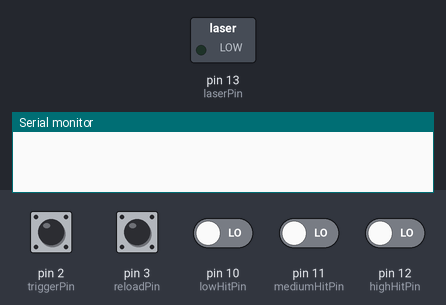
This sketch was run on a simulated Arduino Mega 2560, built with avr-gcc and run on an emulated ATmega2560. Shown: switched loads named in the sketch (green lamp = pin HIGH), the last lines printed to the serial monitor. Dashed ring = blinking. The test bench sets the inputs (shaded band); at power-on: pin 2 (triggerPin), pin 3 (reloadPin) HIGH, pin 10 (lowHitPin), pin 11 (mediumHitPin), pin 12 (highHitPin) LOW.

Above: at 1.2 s.
1.3 s: pin 2 (triggerPin) pulled LOW for 1 s
At 1.55 s:
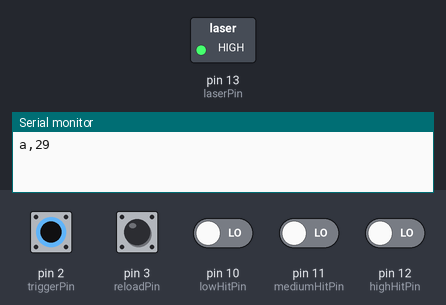
4.3 s: pin 3 (reloadPin) pulled LOW for 0.15 s
5.9 s: pin 10 (lowHitPin) driven HIGH
Timing chart, 0 to 8.9 s (numbered marks = the images above; inputs shaded):
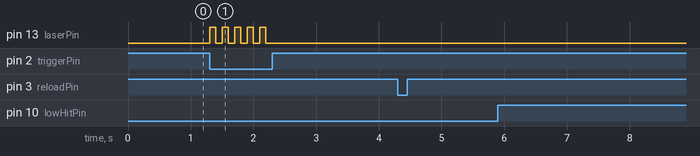

Measured:
- after the input at 1.3 s, pin 13 (laserPin): alternates HIGH for 0.10 s and LOW for 0.10 s, 10 changes in all, then stays LOW, starting at once

The sketch:

CombatClubArduinoSide.ino
```cpp
#include <MemoryFree.h>
#include <ByteBuffer.h>
#include <PinChangeInt.h>

#include "Arduino.h"
#include "BluetoothConnection.h"	// extern bc = BluetoothConnection();
#include "WeaponControl.h"			// extern wc = WeaponControl();
#include "HealthControl.h"			// extern hc = HealthControl();

// Arduino Pins
const int laserPin		= 13;
const int highHitPin	= 12;
const int mediumHitPin	= 11;
const int lowHitPin		= 10;
const int reloadPin		= 3;
const int triggerPin	= 2;

volatile bool isShooting = false;
volatile bool isReloading = false;

void setup()
{
	pinMode(laserPin, OUTPUT);		// init the laser emmiter as output
	pinMode(triggerPin, INPUT);		// init the trigger button as input
	pinMode(reloadPin, INPUT);		// init the reaload button as input
	pinMode(highHitPin, INPUT);		// init the fire mode button as input

	digitalWrite(triggerPin, HIGH);	// set first time high
	digitalWrite(reloadPin, HIGH);	// set first time high


	/* Bluetooth Init */
	bc.setup();
	bc.connect();

	/* Weapon Init */
	wc.setup();

	/* Set Behaivior of trigger interrupts*/
	PCintPort::attachInterrupt(triggerPin, startStopShoot, CHANGE);
	/* Set Behaivior of reload interrupts*/
	PCintPort::attachInterrupt(reloadPin, reloadWeapond, CHANGE);
	/* Set Behaivior of hit interrupts*/
	PCintPort::attachInterrupt(highHitPin, hitHigh, RISING);
	PCintPort::attachInterrupt(mediumHitPin, hitMed, RISING);
	PCintPort::attachInterrupt(lowHitPin, hitLow, RISING);

}

void loop() {
	// reload trigger pressed
	if (isReloading) { wc.reload(); isReloading = false; }
	// shoot trigger pressed
	if (isShooting) wc.shoot();
	// user died
	if (hc.hp == 0) hc.waitForRevive();
}

//////////////////////////////////////
// ISR - Interrupt Service Routines //
//////////////////////////////////////
// weapond section
void startStopShoot() { isShooting = (digitalRead(triggerPin) == LOW); }
void reloadWeapond() { isReloading = (digitalRead(reloadPin) == LOW); }
// health section
void hitHigh() { hc.hit(2); }
void hitMed() { hc.hit(1); }
void hitLow() { hc.hit(0); }
```

BluetoothConnection.cpp
```cpp
#include "Arduino.h"
#include "BluetoothConnection.h"

/* Sets the serial port bits per second, and Sets transmitter and reciever pins*/
void BluetoothConnection::setup(int serialBPS /*= 9600*/, char rxPin /*= 0*/, char txPin /*= 1*/, char ammoChar /*= 'a'*/, char healthChar /*= 'h'*/, char reloadChar /* = 'r'*/)
{
	this->serialBPS = serialBPS;
	this->rxPin = rxPin;
	this->txPin = txPin;
	this->ammoChar = ammoChar;
	this->healthChar = healthChar;
	this->reloadChar = reloadChar;
}

/* Starts the Serial, sets pinMode of transmiter and reciever Pins */
void BluetoothConnection::connect()
{
	Serial.begin(serialBPS);
	pinMode(rxPin, INPUT);  // Setup the Arduino to receive INPUT from the bluetooth shield
	pinMode(txPin, OUTPUT); // Setup the Arduino to send data (OUTPUT) to the bluetooth shield
}

void BluetoothConnection::sendAmmo(char shotsFired)
{
	Serial.print(ammoChar);
	Serial.print(",");
	Serial.println(shotsFired, 10);
}

void BluetoothConnection::sendReloadDelay(int reloadDelay)
{
	Serial.print(reloadChar);
	Serial.print(",");
	Serial.println(reloadDelay);
}

void BluetoothConnection::sendHP(char healthRemain)
{
	Serial.print(healthChar);
	Serial.print(",");
	Serial.println(healthRemain,10);
}

BluetoothConnection bc = BluetoothConnection();
```

BluetoothConnection.h
```cpp
#ifndef __BLUETOOTHCONNECTION_H
#define __BLUETOOTHCONNECTION_H

class BluetoothConnection
{
private:
	int serialBPS = 9600;
	char rxPin = 0;
	char txPin = 1;
	char ammoChar = 'a';
	char healthChar = 'h';
	char reloadChar = 'r';

public:
	void setup(int serialBPS = 9600, char rxPin = 0, char txPin = 1, char ammoChar = 'a', char healthChar = 'h', char reloadChar = 'r');
	void connect();
	void sendAmmo(char shotsFired);
	void sendHP(char healthRemain);
	void sendReloadDelay(int reloadDelay);
};

extern BluetoothConnection bc;

#endif //__BLUETOOTHCONNECTION_H
```

HealthControl.cpp
```cpp
#include "Arduino.h"
#include "HealthControl.h"
#include "WeaponControl.h"
#include "BluetoothConnection.h"

void HealthControl::hit(char severity)
{
	if (hp > 0)
	{
		hp = (hp - severityVal[severity] < 0) ? 0 : hp - severityVal[severity];
		bc.sendHP(hp);
		//debugPrint();
		if (hp <= 0) wc.setEnabled(false);
	}
}

void HealthControl::revive(char reviveHp)
{
	hp = reviveHp;
	bc.sendHP(hp);
	wc.setEnabled(true);
}

const void HealthControl::debugPrint() const
{
	// DEBUG: print state
	Serial.print("hp state: ");
	Serial.print(hp, 10); //print decimal value of hp
	Serial.println("%");
	// END DEBUG
}

void HealthControl::waitForRevive()
{
	Serial.println("Waiting for revive");
	// Wait For Revive From Mobile
	while (true)
	{
		if (Serial.available()>0)
		{
			Serial.println("Serial avialable");
			char commandChar = Serial.read();
			Serial.println("Serial Char = "+commandChar);
			if (commandChar == '*') {
				Serial.println("command char ok");
				revive(100);
				Serial.println("after revive");
				break;
			}
		}
	}
}


HealthControl hc = HealthControl();
```

HealthControl.h
```cpp
#ifndef __HEALTHCONTROL_H
#define __HEALTHCONTROL_H

class HealthControl
{
private:
	char severityVal[3] = { 14,25,36 };

public:
	volatile char hp = 100;
	void hit(char severity);
	void revive(char reviveHp);
	void waitForRevive();
private:
	const void debugPrint() const;

};

extern HealthControl hc;

#endif //__HEALTHCONTROL_H
```

WeaponControl.cpp
```cpp
#include "Arduino.h"
#include "WeaponControl.h"
#include "BluetoothConnection.h"

void WeaponControl::setup(char triggerPin /*= 30*/, char reloadPin /*= 3*/,int reloadDelay /*=2000*/, char firePin /*= 13*/, char magCap /*= 30*/, char magSize /*= 30*/, char fireDelay /*= 100*/, bool isEnabled /*=true*/)
{
	this->triggerPin = triggerPin;
	this->reloadPin = reloadPin;
	this->reloadDelay = reloadDelay;
	this->firePin = firePin;
	this->magCap = magCap;
	this->magSize = magSize;
	this->fireDelay = fireDelay;
	this->isEnabled = isEnabled;
}

void WeaponControl::shoot()
{
	if (!isEnabled) return;
	// if there are bullets in the magazine
	if (magSize > 0)
	{
		// set lazer to high
		digitalWrite(firePin, HIGH);
		// make the lazer be on high for fireDelay time
		delay(fireDelay);
		// one bullet down
		magSize--;
		// send ammo with bluetooth
		bc.sendAmmo(magSize);
		// set lazer to low
		digitalWrite(firePin, LOW);
		//  make the lazer be on low for fireDelay time
		delay(fireDelay);

		// debug print status
		//debugPrint();

	}

}

void WeaponControl::reload()
{
	if (!isEnabled) return;
	bc.sendReloadDelay(reloadDelay);
	delay(reloadDelay);
	magSize = magCap;
	bc.sendAmmo(magSize);
	//debugPrint();
}

void WeaponControl::setEnabled(bool isEnabled)
{
	this->isEnabled = isEnabled;
}

const void WeaponControl::debugPrint() const
{
	// DEBUG: print state
	Serial.print("mag state: ");
	Serial.print(magSize, 10); //print decimal value of magSize
	Serial.print(" / ");
	Serial.println(magCap, 10); //print decimal value of magCap
	// END DEBUG
}


WeaponControl wc = WeaponControl();
```

WeaponControl.h
```cpp
#ifndef __WEAPONCONTROL_H
#define __WEAPONCONTROL_H

class WeaponControl
{
private:
	char magCap = 30;
	char magSize = 30;
	char triggerPin = 2;
	char reloadPin = 3;
	int reloadDelay = 1000;
	char firePin = 13;
	char fireDelay = 100;
	bool isEnabled = true;

public:
	void setup(char triggerPin = 30, char reloadPin = 3,int reloadDelay = 2000, char firePin = 13, char magCap = 30, char magSize = 30, char fireDelay = 100, bool isEnabled=true);
	void shoot();
	void reload();
	void setEnabled(bool isEnabled);

private:
	const void debugPrint() const;
};

extern WeaponControl wc;

#endif //__WEAPONCONTROL_H
```
